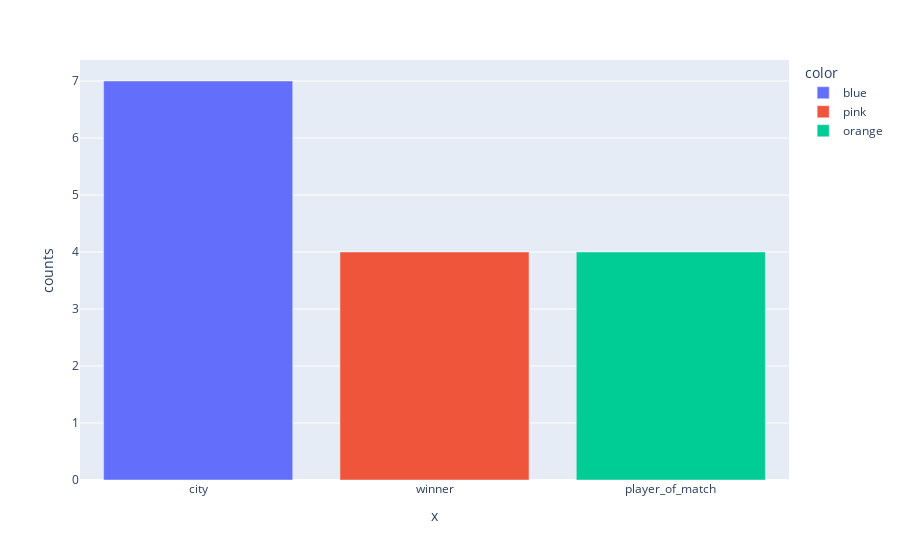

This figure's notebook cell:
### Markdown cell above
# Let's see missing value's count visually using Barchart

### Code cell
missing_value = pd.DataFrame(data.isnull().sum(),columns =["counts"])
missing_value = missing_value[missing_value.counts > 0]
px.bar(data_frame = missing_value,x = missing_value.index ,y = "counts",color = ["blue","pink","orange"])

### Figure 1 — Plotly figure (JSON) as saved in the notebook; plotly's stock layout.template omitted (floating-point values rounded to 4 significant figures)
{"data": [{"alignmentgroup": "True", "hovertemplate": "color=blue<br>x=%{x}<br>counts=%{y}<extra></extra>", "legendgroup": "blue", "marker": {"color": "#636efa"}, "name": "blue", "offsetgroup": "blue", "orientation": "v", "showlegend": true, "textposition": "auto", "type": "bar", "x": ["city"], "xaxis": "x", "y": [7], "yaxis": "y"}, {"alignmentgroup": "True", "hovertemplate": "color=pink<br>x=%{x}<br>counts=%{y}<extra></extra>", "legendgroup": "pink", "marker": {"color": "#EF553B"}, "name": "pink", "offsetgroup": "pink", "orientation": "v", "showlegend": true, "textposition": "auto", "type": "bar", "x": ["winner"], "xaxis": "x", "y": [4], "yaxis": "y"}, {"alignmentgroup": "True", "hovertemplate": "color=orange<br>x=%{x}<br>counts=%{y}<extra></extra>", "legendgroup": "orange", "marker": {"color": "#00cc96"}, "name": "orange", "offsetgroup": "orange", "orientation": "v", "showlegend": true, "textposition": "auto", "type": "bar", "x": ["player_of_match"], "xaxis": "x", "y": [4], "yaxis": "y"}], "layout": {"barmode": "relative", "legend": {"title": {"text": "color"}, "tracegroupgap": 0}, "margin": {"t": 60}, "xaxis": {"anchor": "y", "domain": [0, 1], "title": {"text": "x"}}, "yaxis": {"anchor": "x", "domain": [0, 1], "title": {"text": "counts"}}}}
